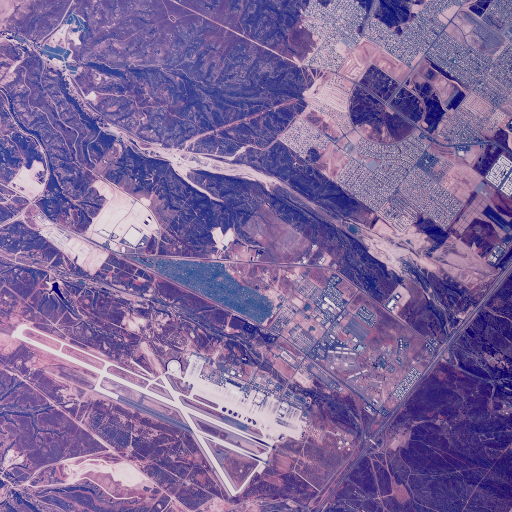
#> input picture data/aerials/2.1.01.tiff, 512 x 512 px, given in place of raw_trimmed_MOTION.mp4, which was not available
$ python 05_edge_differences_stats.py
#> lines starting #> are read from the running program, lines starting #| are printed output that depends on the picture; after the words box and inside, x2 and y2 are one past the last pixel; in counts of white or black regions, pixels touching at a corner belong together; pictures that were not available may be replaced by others from this repository, and a replacement may not be noted
"""
CUDA and OpenCV

"Never Stops Exploring" video
~~~~~~~~~~~~~~~~~~~~~~~~~~~~~
Compute binary threshold differences frame by frame.

Stats generator and CSV storage

For optimizations see https://jamesbowley.co.uk/accelerating-opencv-with-cuda-streams-in-python/
For use of `cv2.cuda_GpuMat` see https://www.simonwenkel.com/2020/12/30/opencv-python-api-and-custom-cuda-kernels.html
"""
import sys
import csv
from os.path import join, dirname
from math import sqrt
from copy import copy

import numpy as np
import cv2
from skimage.filters import threshold_otsu, threshold_local, threshold_mean

from __init__ import assetsdir_1


cap = cv2.VideoCapture(join(assetsdir_1, "raw_trimmed_MOTION.mp4"))
fourcc = cv2.VideoWriter_fourcc(*'fmp4')

fps = cap.get(cv2.CAP_PROP_FPS)
frameCount = int(cap.get(cv2.CAP_PROP_FRAME_COUNT))
size = (660, 330)

csv_path = join(dirname(__file__), "its-alive-zoom-stats.csv")
index = 0
diff = None

#
# Stats
# https://courses.lumenlearning.com/boundless-statistics/chapter/describing-variability/
#
total_pixels = size[0] * size[1]
print(total_pixels)
mean_acc = 0
t_0_sq = 0.0

max_diff = (None, None)  # (value, frame number)
min_diff = (None, None)  # (value, frame number)

while(cap.isOpened()):
    ret, frame = cap.read()
#> frame is the input picture: shape (512, 512, 3); mean B, G, R 153.9, 102.8, 125.8
    frame = np.asarray(frame)
    if ret is True:
        index += 1
        # 1st image
        # extrapolate one channel from a LAB color style and trim to target area in the frame
        lab = cv2.cvtColor(frame, cv2.COLOR_BGR2LAB)[400:730,400:730,0]
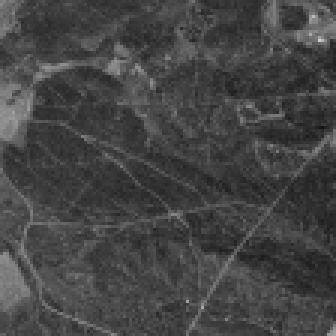
#> lab: shape (112, 112) (shown 3 times larger); min 18, max 205, mean 68.5
        # 2nd image
        # apply mean threshold to
        edited = cv2.adaptiveThreshold(lab, 255, cv2.ADAPTIVE_THRESH_MEAN_C, cv2.THRESH_BINARY,11,2)
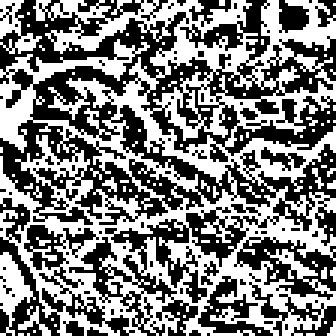
#> edited: shape (112, 112) (shown 3 times larger); 49.2% white in thin lines or dots
        edited = cv2.medianBlur(edited, 3)
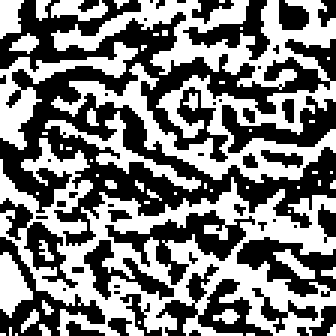
#> edited: shape (112, 112) (shown 3 times larger); 48.8% white; 54 white regions (42 under 20 px), largest, box (x1, y1, x2, y2) and area: (0, 46, 112, 112) 2653, (17, 0, 112, 61) 2176, (0, 14, 46, 50) 388

        spotted = np.full(edited.shape, 255, np.uint8)
        if diff is not None:
            spotted[edited != diff] = 0
            t_1_diff = np.count_nonzero(spotted == 0)
            t_1_diff_perc = t_1_diff / total_pixels
            mean_acc += t_1_diff_perc

            # mean of percent of diff
            mean_perc = mean_acc / index

            # variance
            t_1_sq = pow((t_1_diff_perc - mean_perc), 2)
            t_1_delta_variance = (t_1_sq / index) - (t_0_sq / (index - 1))

            t_0_sq = copy(t_1_sq)

            if index > 50:
                # mid-range of diff
                max_diff = (t_1_diff_perc, index) if max_diff[0] is None or t_1_diff_perc > max_diff[0] else max_diff
                min_diff = (t_1_diff_perc, index) if min_diff[0] is None or t_1_diff_perc < min_diff[0] else min_diff
                mid_range =  (max_diff[0] + min_diff[0]) / 2
        else:
            diff = edited
            t_1_diff = 0
            t_1_diff_perc = 0.0
            mean_perc = 0.0
            mid_range = 0.0
            t_1_delta_variance = sys.maxsize

            with open(csv_path, 'w') as myfile:
                wr = csv.writer(myfile, quoting=csv.QUOTE_ALL, delimiter=',')
                wr.writerow(
                    ["frame", "time from t0", "pixels diffs", "diffs percentage",
                    "mean diff", "variance from t-1", "(max variance from t-1, frame)",
                    "mid min-max range"]
                )

        with open(csv_path, 'a') as myfile:
            wr = csv.writer(myfile, quoting=csv.QUOTE_ALL, delimiter=',')
            wr.writerow(
                [index, round(index / 24.0, 2),
                t_1_diff, t_1_diff_perc, mean_perc,
                t_1_delta_variance, max_diff, mid_range]
            )

    else:
        break

# Release everything if job is finished
cap.release()
cv2.destroyAllWindows()

$ run again, on data/aerials/2.1.03.tiff
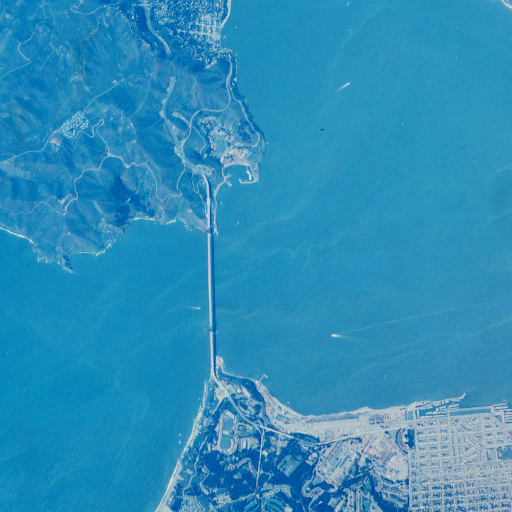
#> input picture data/aerials/2.1.03.tiff, 512 x 512 px, given in place of raw_trimmed_MOTION.mp4, which was not available
#> frame is the input picture: shape (512, 512, 3); mean B, G, R 185.2, 142.2, 45.2
#> `edited = cv2.adaptiveThreshold(lab, 255, cv2.ADAPTIVE_THRESH_MEAN_C, c..`:
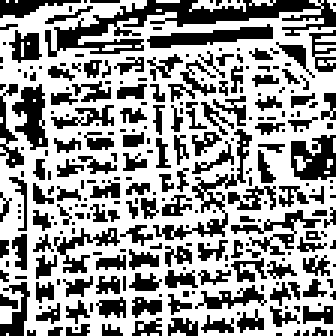
#> edited: shape (112, 112) (shown 3 times larger); 59.7% white; black in thin lines or dots
#> `edited = cv2.medianBlur(edited, 3)`:
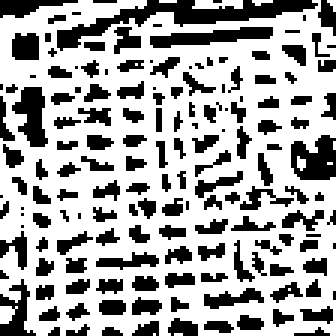
#> edited: shape (112, 112) (shown 3 times larger); 66% white; 160 black regions (77 under 20 px), largest, box (x1, y1, x2, y2) and area: (19, 0, 106, 17) 417, (97, 45, 112, 60) 164, (50, 9, 91, 16) 160

$ run again, on data/aerials/2.2.03.tiff
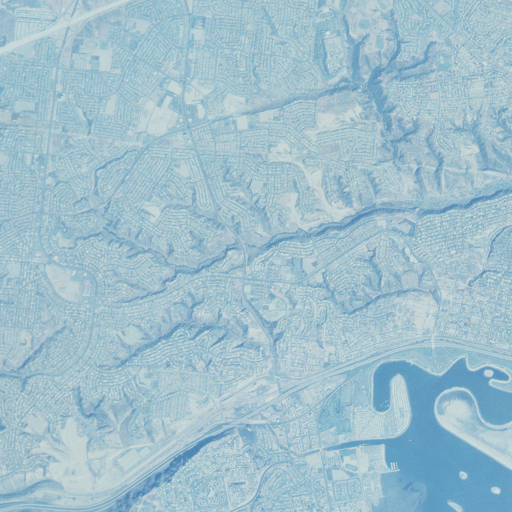
#> input picture data/aerials/2.2.03.tiff, 1024 x 1024 px, given in place of raw_trimmed_MOTION.mp4, which was not available (shown at 1/2 size)
#> frame is the input picture: shape (1024, 1024, 3); mean B, G, R 204.7, 191.7, 159.9
#> `edited = cv2.adaptiveThreshold(lab, 255, cv2.ADAPTIVE_THRESH_MEAN_C, c..`:
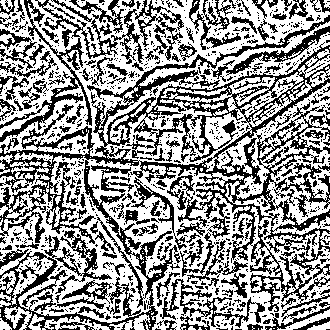
#> edited: shape (330, 330); 58.4% white; black in thin lines or dots
#> `edited = cv2.medianBlur(edited, 3)`:
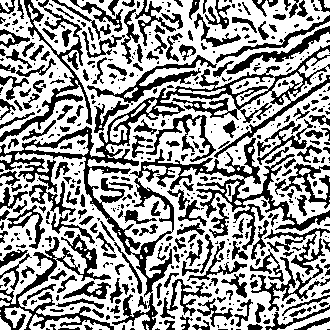
#> edited: shape (330, 330); 60.8% white; 534 black regions (302 under 20 px), largest, box (x1, y1, x2, y2) and area: (0, 45, 330, 330) 11210, (0, 234, 114, 330) 2273, (0, 0, 92, 142) 1830

$ run again, on data/aerials/2.2.05.tiff
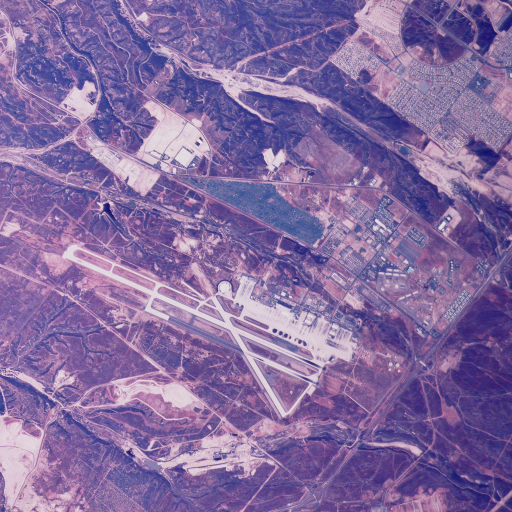
#> input picture data/aerials/2.2.05.tiff, 1024 x 1024 px, given in place of raw_trimmed_MOTION.mp4, which was not available (shown at 1/2 size)
#> frame is the input picture: shape (1024, 1024, 3); mean B, G, R 159.7, 107.5, 131.9
#> `edited = cv2.adaptiveThreshold(lab, 255, cv2.ADAPTIVE_THRESH_MEAN_C, c..`:
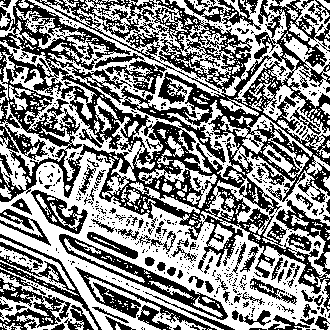
#> edited: shape (330, 330); 53.4% white; 609 black regions (504 under 20 px), largest, box (x1, y1, x2, y2) and area: (0, 0, 330, 312) 33182, (59, 234, 228, 320) 2043, (75, 267, 217, 330) 1308
#> `edited = cv2.medianBlur(edited, 3)`:
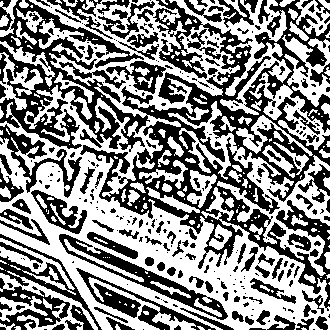
#> edited: shape (330, 330); 53.7% white; 323 black regions (197 under 20 px), largest, box (x1, y1, x2, y2) and area: (0, 0, 330, 311) 28293, (59, 234, 228, 320) 2108, (76, 268, 216, 330) 1692
